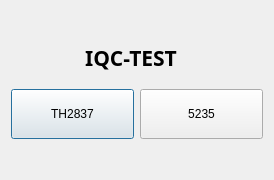
<?xml version="1.0" encoding="UTF-8"?>
<ui version="4.0">
 <class>Dialog</class>
 <widget class="QDialog" name="Dialog">
  <property name="geometry">
   <rect>
    <x>0</x>
    <y>0</y>
    <width>274</width>
    <height>180</height>
   </rect>
  </property>
  <property name="windowTitle">
   <string>Dialog</string>
  </property>
  <layout class="QGridLayout" name="gridLayout_2">
   <item row="5" column="0" colspan="2">
    <spacer name="verticalSpacer">
     <property name="orientation">
      <enum>Qt::Orientation::Vertical</enum>
     </property>
     <property name="sizeHint" stdset="0">
      <size>
       <width>20</width>
       <height>30</height>
      </size>
     </property>
    </spacer>
   </item>
   <item row="4" column="0">
    <widget class="QPushButton" name="btn2837">
     <property name="minimumSize">
      <size>
       <width>0</width>
       <height>50</height>
      </size>
     </property>
     <property name="styleSheet">
      <string notr="true">font: 16pt &quot;Microsoft YaHei UI&quot;;</string>
     </property>
     <property name="text">
      <string>TH2837</string>
     </property>
    </widget>
   </item>
   <item row="0" column="0" colspan="2">
    <spacer name="verticalSpacer_2">
     <property name="orientation">
      <enum>Qt::Orientation::Vertical</enum>
     </property>
     <property name="sizeHint" stdset="0">
      <size>
       <width>0</width>
       <height>0</height>
      </size>
     </property>
    </spacer>
   </item>
   <item row="4" column="1">
    <widget class="QPushButton" name="btn5235">
     <property name="minimumSize">
      <size>
       <width>0</width>
       <height>50</height>
      </size>
     </property>
     <property name="styleSheet">
      <string notr="true">font: 16pt &quot;Microsoft YaHei UI&quot;;</string>
     </property>
     <property name="text">
      <string>5235</string>
     </property>
    </widget>
   </item>
   <item row="1" column="0" colspan="2">
    <layout class="QHBoxLayout" name="horizontalLayout">
     <item>
      <spacer name="horizontalSpacer">
       <property name="orientation">
        <enum>Qt::Orientation::Horizontal</enum>
       </property>
       <property name="sizeHint" stdset="0">
        <size>
         <width>40</width>
         <height>20</height>
        </size>
       </property>
      </spacer>
     </item>
     <item>
      <widget class="QLabel" name="label">
       <property name="minimumSize">
        <size>
         <width>0</width>
         <height>50</height>
        </size>
       </property>
       <property name="font">
        <font>
         <family>Microsoft Tai Le</family>
         <pointsize>16</pointsize>
         <bold>true</bold>
        </font>
       </property>
       <property name="text">
        <string>IQC-TEST</string>
       </property>
       <property name="alignment">
        <set>Qt::AlignmentFlag::AlignCenter</set>
       </property>
      </widget>
     </item>
     <item>
      <widget class="QLabel" name="label_2">
       <property name="text">
        <string/>
       </property>
       <property name="pixmap">
        <pixmap resource="iqc.qrc">:/pics/pic/acbel.gif</pixmap>
       </property>
      </widget>
     </item>
     <item>
      <spacer name="horizontalSpacer_2">
       <property name="orientation">
        <enum>Qt::Orientation::Horizontal</enum>
       </property>
       <property name="sizeHint" stdset="0">
        <size>
         <width>40</width>
         <height>20</height>
        </size>
       </property>
      </spacer>
     </item>
    </layout>
   </item>
  </layout>
 </widget>
 <resources>
  <include location="iqc.qrc"/>
 </resources>
 <connections/>
</ui>
